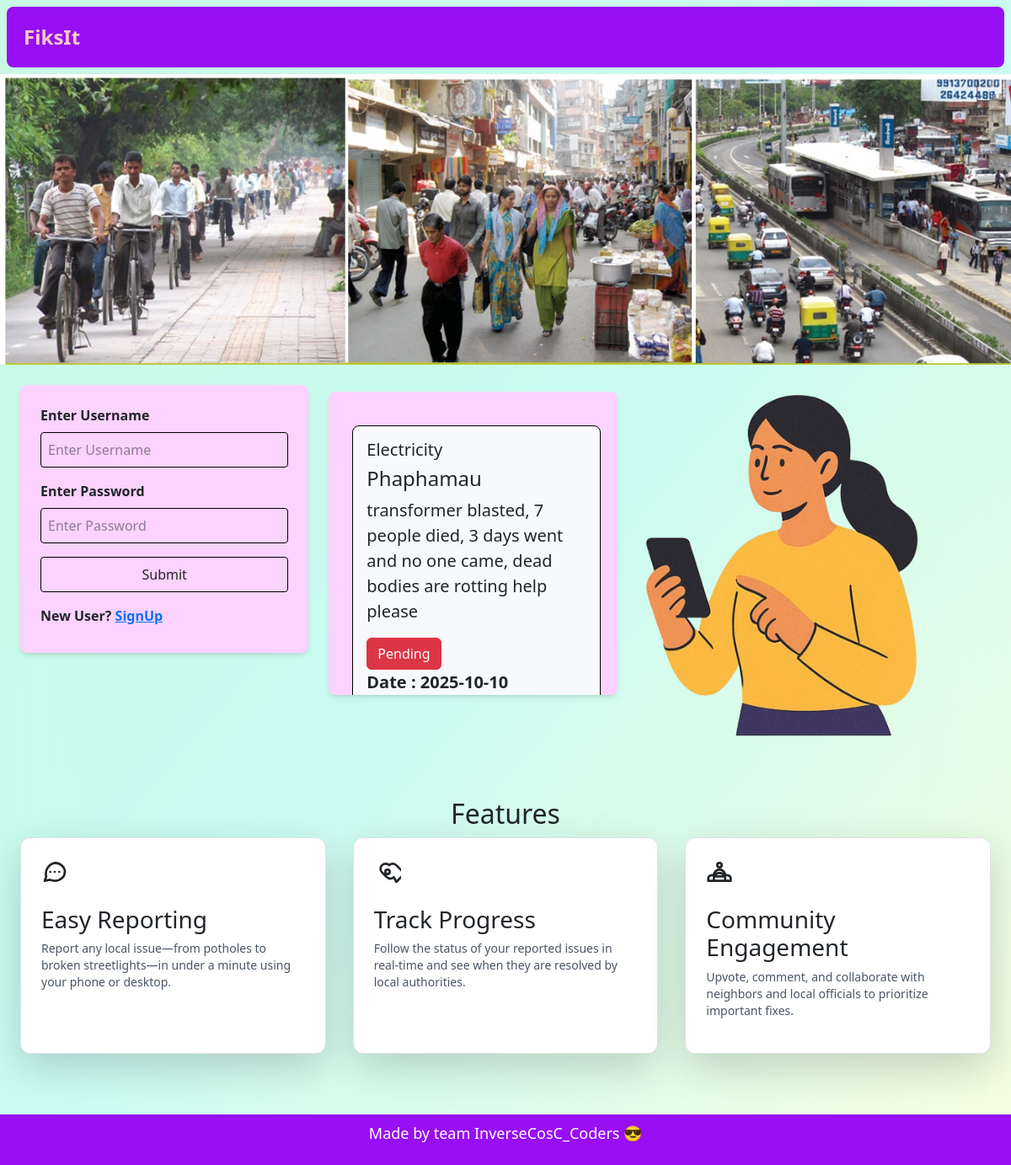
Before: / with the older database file.
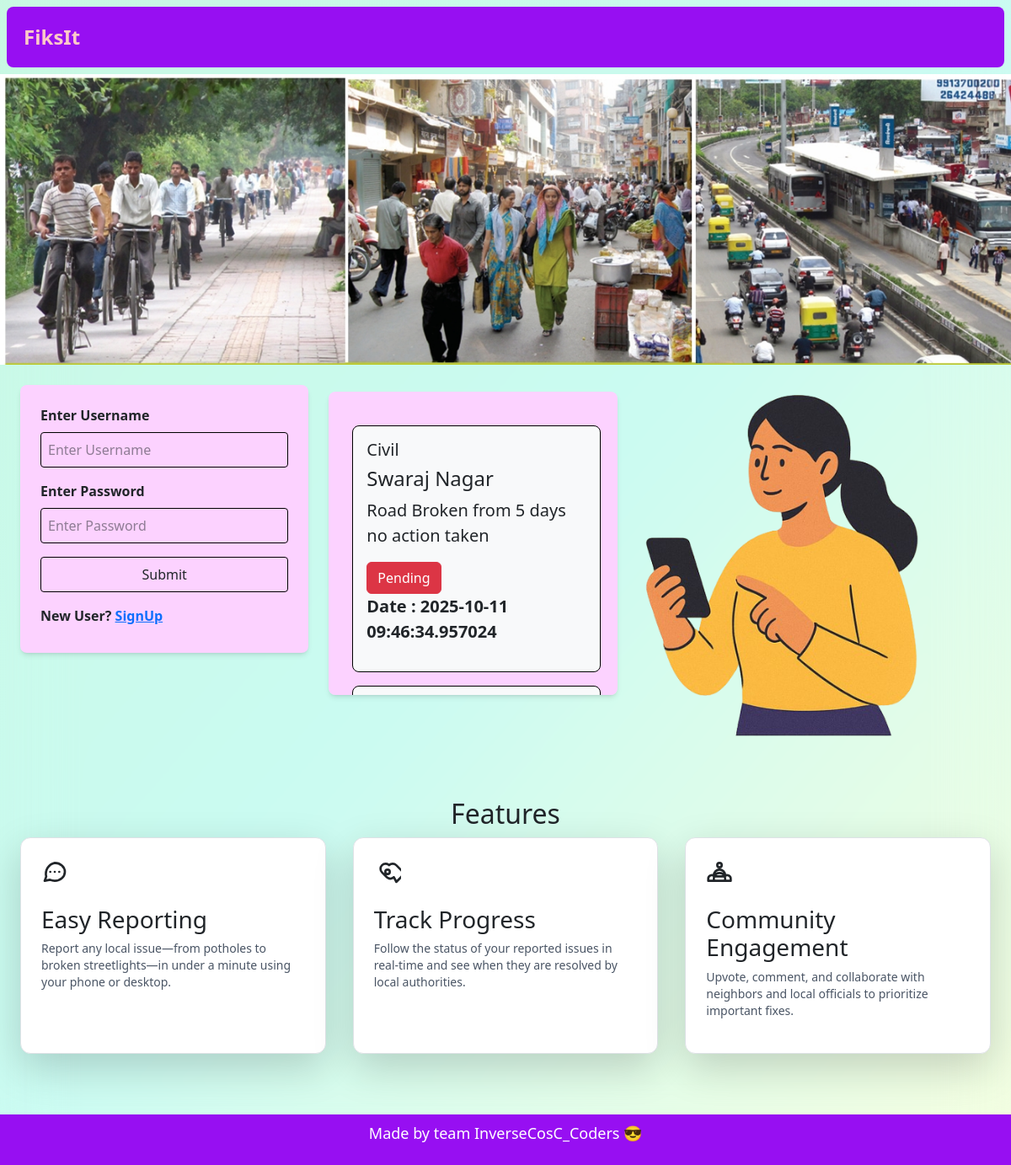
After: the same page with the newer database file.
### Main/models.py (models this page shows, shortened)
class Complain(models.Model):
    complain_id = models.AutoField
    domain_name = models.CharField(max_length=20,default='idc')
    user_name = models.CharField(max_length=30,default='idc')
    status = models.CharField(max_length=12,default='Pending')
    info = models.CharField(max_length=500,default='idc')
    landmark = models.CharField(max_length=50,default='idc')
    image = models.ImageField(upload_to="images/",default="")
    locx = models.CharField(max_length=20,default='0')
    locy = models.CharField(max_length=20,default='0')
    datee = models.CharField(max_length=10,default='1/1/2000')

### Main/views.py (the view)
# urls.py: path('', views.Landing,name='Landing'),
def Landing(request):
    complains = Complain.objects.all()
    return render(request,'Main/index.html',{'complains':complains})

### Main/templates/Main/index.html (shortened to what this page needs)
<!DOCTYPE html>
<html lang="en">
<head>
    {% load static %}
    <script src="https://cdn.jsdelivr.net/npm/@tailwindcss/browser@4"></script>
    <link href="https://cdn.jsdelivr.net/npm/bootstrap@5.3.8/dist/css/bootstrap.min.css"
    rel="stylesheet"
>
</head>
<body>
    <header class="flex bg-[#970FF2] text-white p-2 justify-between m-2 rounded-lg">
        <div class="logo">FiksIt</div>
    </header>
    <div class="front-image">
        <img src="{% static 'Main/Screenshot_6-10-2025_191542_itdp.in.jpeg' %}" alt="">
    </div>
    <main>
        <div class="contents">
            <div class="form" action='/dashboard'>
                <form action='dashboard' method='post'>
                <p>Enter Username</p>
                <input type="username" name ='un' placeholder="Enter Username" required>
                <p>Enter Password</p>
                <input type="password" name = 'ps' placeholder="Enter Password" required>
                <input type='submit' >
            </form>
                <p>New User? <a href="/register">SignUp</a></p>
            </div>
            <div class="latest-complain" style="height:45vh; overflow:scroll;" >
                {% for comp in complains%}
            <div class="individual-complain mt-3">
              <div class="m-1 container-fluid bg-light p-3 rounded-3 border border-black border-1">
                <h5>{{ comp.domain_name}}</h5>
                <h4>{{ comp.landmark}}</h4>
                <p class="lead ">{{ comp.info }}</p>
                {%if comp.status == 'Pending'%}
                <button class="btn btn-danger">{{comp.status}}</button>
                {% endif %}
                <p class="lead fw-bolder">Date : {{ comp.datee}}</p>
              </div>
            </div>
        {% endfor %}
            </div>
            <div>
                <img src="{% static 'Main/image.png' %}" alt="Feature Image">
            </div>
        </div>
        <div class="max-w-7xl mx-auto p-4 md:p-8">
            <section class="py-12">
                <h2 class="text-3xl font-bold text-dark-text mb-8 text-center md:text-left">Features</h2>
                <div class="grid grid-cols-1 md:grid-cols-3 gap-8">
                    <div class="bg-white p-6 rounded-xl shadow-lg hover:shadow-xl transition-shadow duration-300 border border-gray-100">
                        <div class="icon-wrapper bg-accent-orange/10 mb-4">
                             <svg class="w-8 h-8 text-accent-orange" fill="none" stroke="currentColor" viewBox="0 0 24 24">
                                <path stroke-linecap="round" stroke-linejoin="round" stroke-width="2"
                                      d="M8 12h.01M12 12h.01M16 12h.01M21 12c0 4.418-4.03 8-9 8a9.863
                                      9.863 0 01-4.255-.949L3 20l1.395-3.805A9.959
                                      9.959 0 0112 4c4.97 0 9 3.582 9 8z">
                                </path>
                            </svg>
                        </div>
                        <h3 class="text-xl font-semibold mb-2">Easy Reporting</h3>
                        <p class="text-gray-600 text-sm">
                            Report any local issue—from potholes to broken streetlights—in under a minute using your phone or desktop.
                        </p>
                    </div>
                    <div class="bg-white p-6 rounded-xl shadow-lg hover:shadow-xl transition-shadow duration-300 border border-gray-100">
                        <div class="icon-wrapper bg-accent-blue/10 mb-4">
                        </div>
                        <h3 class="text-xl font-semibold mb-2">Track Progress</h3>
                        <p class="text-gray-600 text-sm">
                            Follow the status of your reported issues in real-time and see when they are resolved by local authorities.
                        </p>
                    </div>
                    <div class="bg-white p-6 rounded-xl shadow-lg hover:shadow-xl transition-shadow duration-300 border border-gray-100">
                        <div class="icon-wrapper bg-accent-green/10 mb-4">
                        </div>
                        <h3 class="text-xl font-semibold mb-2">Community Engagement</h3>
                        <p class="text-gray-600 text-sm">
                            Upvote, comment, and collaborate with neighbors and local officials to prioritize important fixes.
                        </p>
                    </div>
                </div>
            </section>
        </div>
    </main>
    <footer>
        <div class="footer-content">
            <p>Made by team InverseCosC_Coders 😎</p>
        </div>
    </footer>
</body>
</html>

### Main/templates/Main/index.html (style rules this page uses)
body { @apply bg-gradient-to-br from-emerald-200/60 via-teal-200/50 to-lime-100/60 backdrop-blur-2xl font-sans; }
header { @apply flex bg-[#970FF2] text-white p-2 justify-between m-2 rounded-lg; }
img { @apply h-full; }
button { @apply bg-blue-500 hover:bg-blue-700 text-white font-bold py-2 px-4 rounded; }
.form { @apply bg-[#FCD2FF] w-1/3 p-6 rounded-lg m-2 shadow-md p-3; }
.form p { @apply font-bold mb-2; }
.form input { @apply border-black border rounded w-full p-2 mb-4; }
button { @apply bg-blue-500 hover:bg-blue-400 text-white py-2 px-4 rounded my-2; }
a { @apply text-blue-500 hover:underline; }
.front-image { @apply flex justify-center mb-4; }
.latest-complain { @apply bg-[#FCD2FF] p-6 rounded-lg shadow-md m-4 w-1/3; }
.contents { @apply flex justify-around items-start w-full px-4; }
footer { @apply bg-[#970FF2] text-white p-2 text-center; }
.footer-content p { @apply text-lg flex align-middle justify-center h-full; }
.logo { @apply text-red-200 font-bold text-2xl p-3; }

Changed rows visible on the page:
removed Complain: domain_name "Electricity", landmark "Phaphamau", info "transformer blasted, 7 people died, 3 days went and no one came, dead bodies are rotting help please", status "Pending", datee "2025-10-10…"
added Complain: domain_name "Civil", landmark "Swaraj Nagar", info "Road Broken from 5 days no action taken", status "Pending", datee "2025-10-11 09:46:34.957024"
